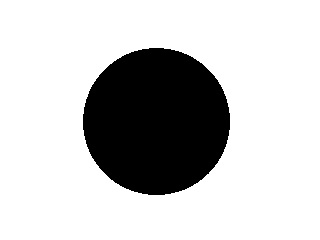
//> input picture issue_21/fig.jpg, 320 x 240 px
$ ./main   (built with g++ and OpenCV 4)
//> lines starting //> are read from the running program, lines starting //| are printed output that depends on the picture; after the words box and inside, x2 and y2 are one past the last pixel; in counts of white or black regions, pixels touching at a corner belong together
#include <opencv2/core.hpp>
#include <opencv2/imgproc.hpp>
#include <opencv2/imgcodecs.hpp>
#include <opencv2/highgui.hpp>
#include <stdlib.h>
#include <stdio.h>
#include <iostream>

using namespace cv;
using namespace std;


Mat Region_Growing(Mat src);
void setPoint(int e,int x,int y,int d, void*ptr);

int main(){

    Mat src = imread("../fig.jpg",0);
//> src is the input picture: 240 rows x 320 cols, CV_8UC1; min 0, max 255, mean 198.7
    if(!src.data){
        cout<<"Image not found"<<endl;
        exit(0);
    }

    Mat grow = Region_Growing(src);
    imwrite("../Results/Region_Growing.jpg", grow);

}


Mat Region_Growing(Mat src){

    Point p;
    Mat grow(src.rows, src.cols, CV_8UC1);

    for(int i=0; i<grow.rows; i++){
        for(int j=0; j< grow.cols; j++){
            grow.at<uchar>(i,j)=0;
        }
    }
//> grow: 240 rows x 320 cols, CV_8UC1; every value is 0

    imshow("Setar_Semente", src);
    setMouseCallback("Setar_Semente", setPoint, &p);
    waitKey(0);
//> the left mouse button is pressed and released at (160, 120)
    destroyWindow("Setar_Semente");

    int x = p.x;
    int y = p.y;

    grow.at<uchar>(x,y)=255;

    imshow("Image_semente",grow);
    waitKey(0);
    destroyWindow("imagem_semente");

    int parar=0;
    int continuar=1;
    while (continuar!=parar) {
        continuar=parar;
        parar=0;
        for (int i=0; i<grow.rows; i++) {
            for (int j=0; j<grow.cols; j++) {
                if (grow.at<uchar>(i,j)==255){
                    if (src.at<uchar>(i-1,j-1)<127){
                        grow.at<uchar>(i-1,j-1)=255;
                        parar++;
                    }
                    if (src.at<uchar>(i-1,j)<127){
                        grow.at<uchar>(i-1,j)=255;
                        parar++;
                    }
                    if (src.at<uchar>(i-1,j+1)<127){
                        grow.at<uchar>(i-1,j+1)=255;
                        parar++;
                    }

                    if (src.at<uchar>(i,j-1)<127){
                        grow.at<uchar>(i,j-1)=255;
                        parar++;
                    }
                    if (src.at<uchar>(i,j+1)<127){
                        grow.at<uchar>(i,j+1)=255;
                        parar++;
                    }
                    if (src.at<uchar>(i+1,j-1)<127){
                        grow.at<uchar>(i+1,j-1)=255;
                        parar++;
                    }
                    if (src.at<uchar>(i+1,j)<127){
                        grow.at<uchar>(i+1,j)=255;
                        parar++;
                    }
                    if (src.at<uchar>(i+1,j+1)<127){
                        grow.at<uchar>(i+1,j+1)=255;
                        parar++;
                    }
                }
            }

        }
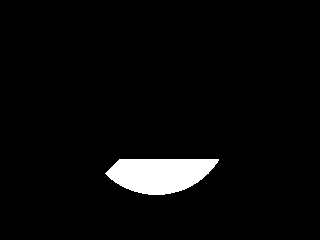
//> grow: 240 rows x 320 cols, CV_8UC1; 3.9% white; 1 white region, box (x1, y1, x2, y2) and area: (105, 159, 219, 195) 3023
//> after the loop, parar = 22758
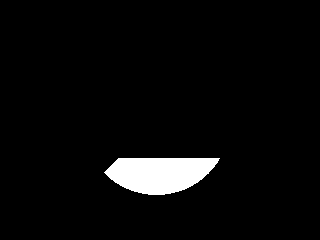
//> grow: 240 rows x 320 cols, CV_8UC1; 4.1% white; 1 white region, box (x1, y1, x2, y2) and area: (104, 158, 220, 195) 3153
//> after the loop, parar = 23776
        imshow("Region Growing",grow);
        waitKey(30);
    }

    return grow;

}

void setPoint(int e,int x,int y,int d, void*ptr){
    Point*p= (Point*)ptr;
    p->x = x;
    p->y = y;
}
